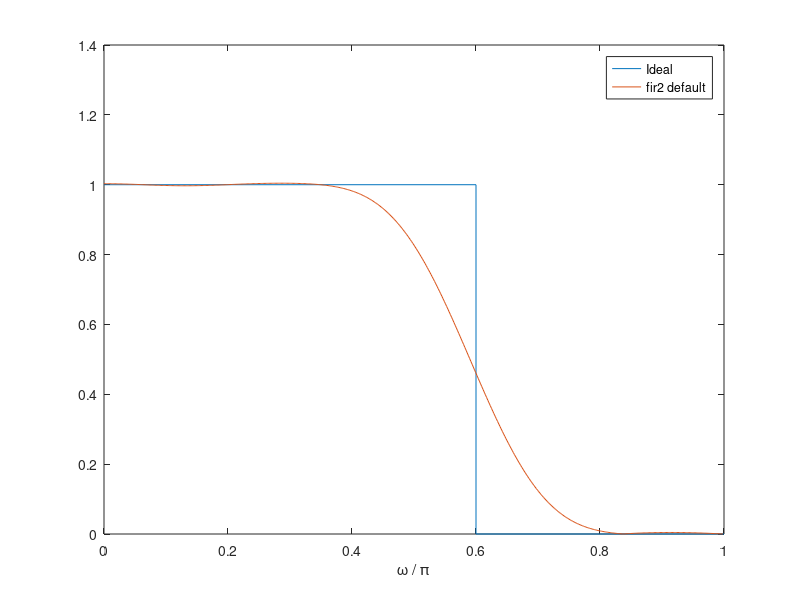

MATLAB code for this plot:
n = 15;

f = [0 0.6 0.6 0.6 1];
mhi = [1 1 1 0 0];
bhi = fir2(n,f,mhi);
bhi;

[h1,w] = freqz(bhi,1);

plot(f,mhi,w/pi,abs(h1))
xlabel('\omega / \pi')
lgs = {'Ideal','fir2 default'};
legend(lgs)